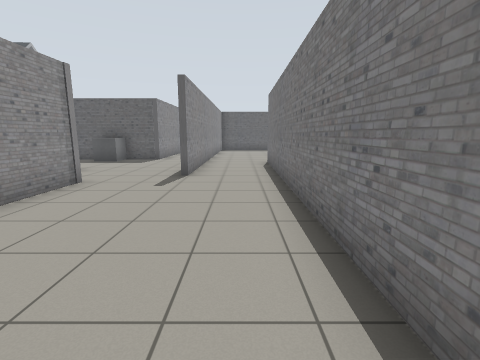
View 1 (above)

20 first-person views from a walk through a robot-simulator world made for Gazebo. The camera is 1.2 m above the floor, tilts 10° down and sees 85° across. Floor lines are 1 m apart. The floor is counted in squares, 1 m on a side. Each view is taken from the middle of a square. On the plan, view 1 faces up. The plan holds only what a view shows up to about 12 squares ahead; the rest is blank. The place goes on beyond the plan. Simple shapes stand in for some stock models. Some surface patterns are stand-ins.

View 2
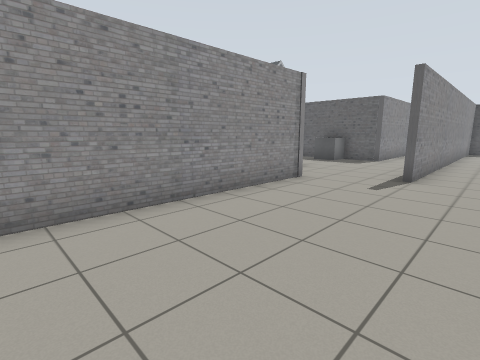

View 3
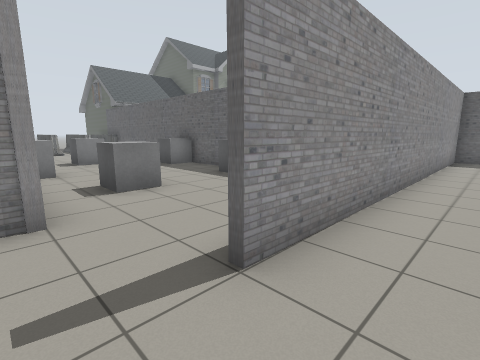

View 4
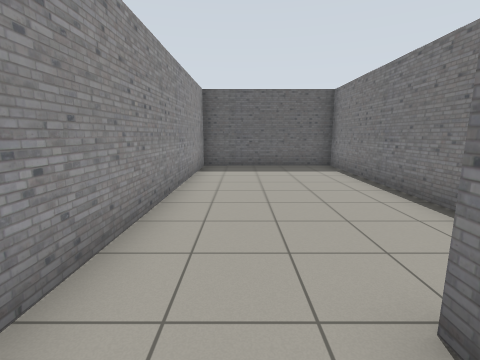

View 5
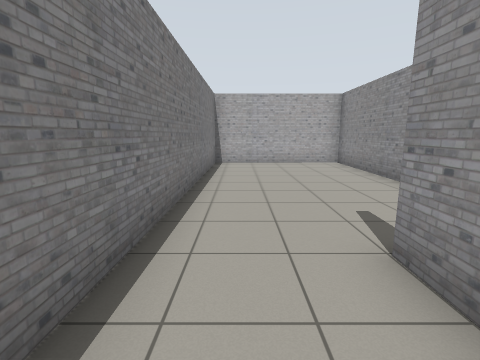

View 6
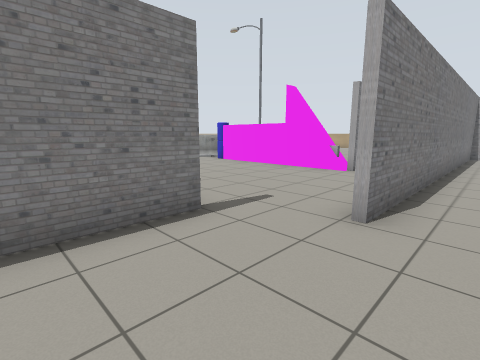

View 7
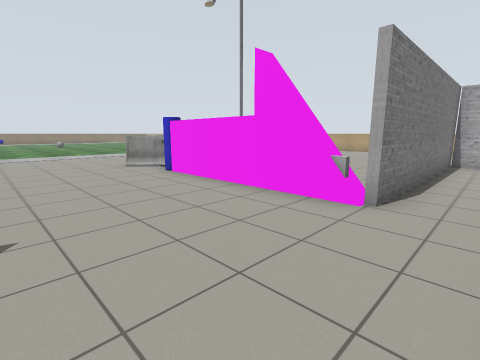

View 8
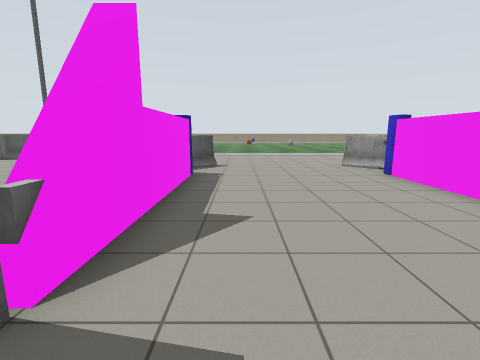

View 9
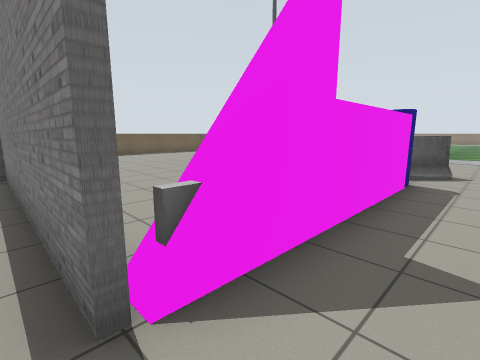

View 10
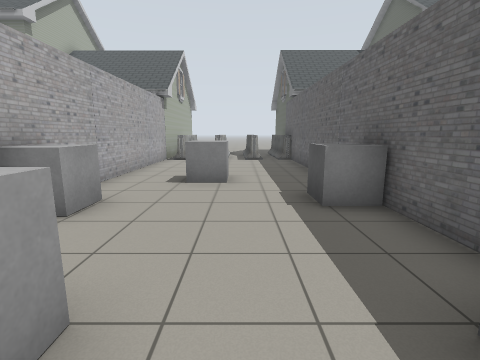

View 11
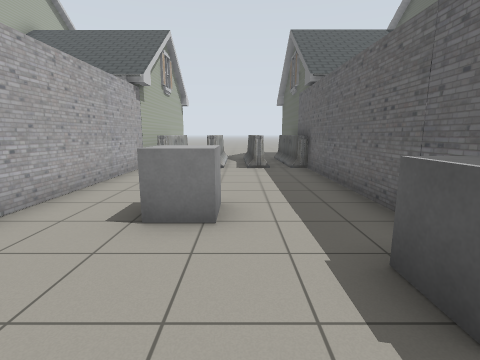

View 12
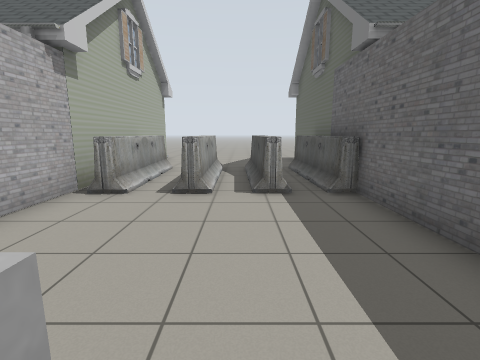

View 13
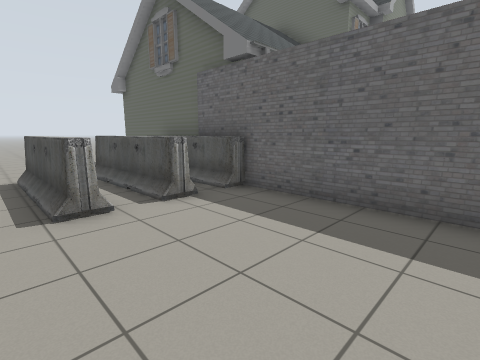

View 14
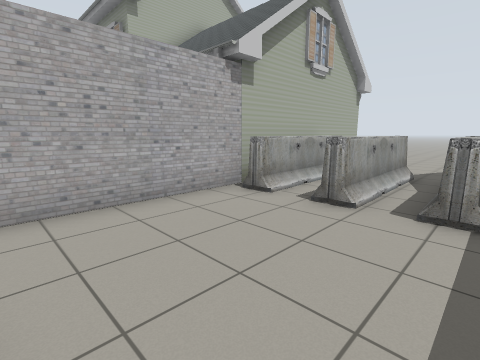

View 15
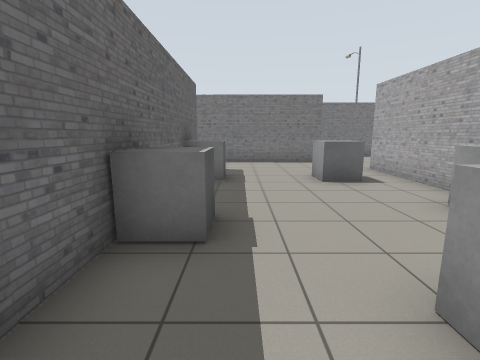

View 16
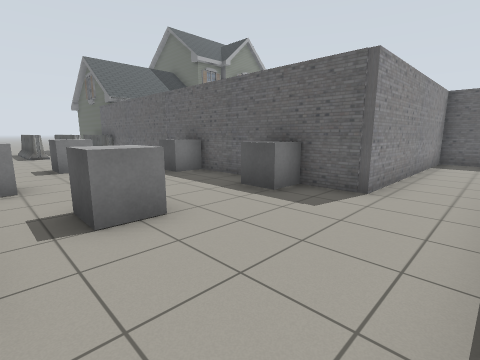

View 17
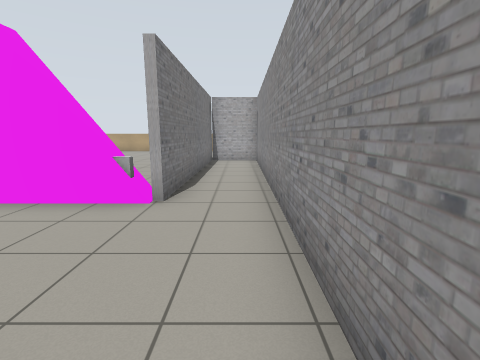

View 18
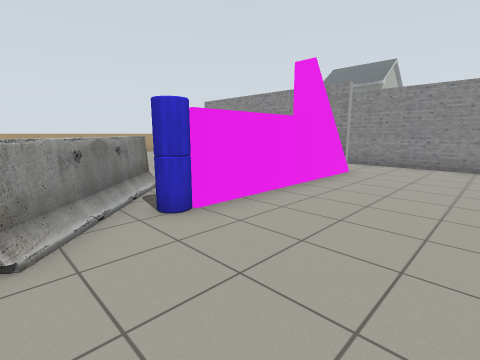

View 19
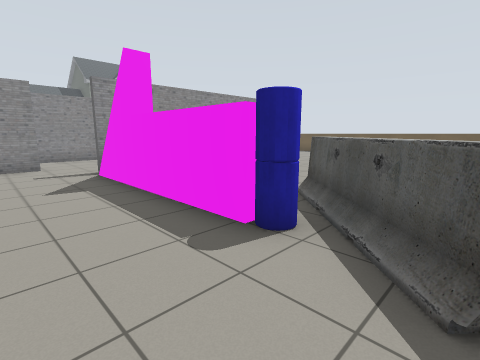

View 20
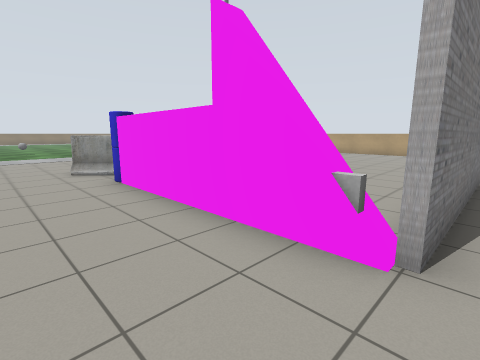

### Floor plan
Key: @ floor where view 1 was taken; # wall or solid block; . floor; B grey box; M magenta block; A barrier; H house; O other object.
Columns run from 21 left of view 1 to 12 right of it. Each row starts with its distance up from view 1.
 22                             ...
 21    H                        ...
 20    H             ########  ....
 19 HHHH             #.#....#  .....
 18    H             #.#....#  .....
 17                  #.#....# .....
 16    H             #.#....# ..
 15    H             #.#....#..   AA
 14                  #.#....#..   .AA
 13                 ##.#....##M#MMMMAA
 12 AAAAA######BB##BB..#.............A
 11 AAAAA..............#..#...........
 10 ...................#..#...........
  9 AAAAA....B.....B...#..#...........
  8 ...............B...#..#...........
  7 AAAAA.......B.........#..........A
  6    O##############....#.#MMMMMMMAA
  5                  #....#.#.    .AA
  4    H             #....#.#..   AA
  3    H             #....#.#..
  2                  #....#.# ..
  1    H             #....#.# ..
  0 HHHH             #...@#.# ...
 -1    H             ######## ...
 -2    H                       ..
 -3    HH                      ..

Where each view was taken, in squares from view 1:
view 1: 0 up, 0 right, facing up
view 2: 0 up, 0 right, facing up-left
view 3: 6 up, 0 right, facing up-left
view 4: 10 up, 0 right, facing up
view 5: 10 up, 0 right, facing down
view 6: 15 up, 0 right, facing down-right
view 7: 11 up, 2 right, facing down-right
view 8: 11 up, 2 right, facing right
view 9: 11 up, 3 right, facing up-right
view 10: 10 up, 5 left, facing left
view 11: 10 up, 8 left, facing left
view 12: 10 up, 12 left, facing left
view 13: 8 up, 13 left, facing up-left
view 14: 11 up, 13 left, facing down-left
view 15: 11 up, 13 left, facing right
view 16: 7 up, 2 left, facing up-left
view 17: 11 up, 2 right, facing down
view 18: 10 up, 12 right, facing down-left
view 19: 10 up, 12 right, facing up-left
view 20: 9 up, 3 right, facing down-right
